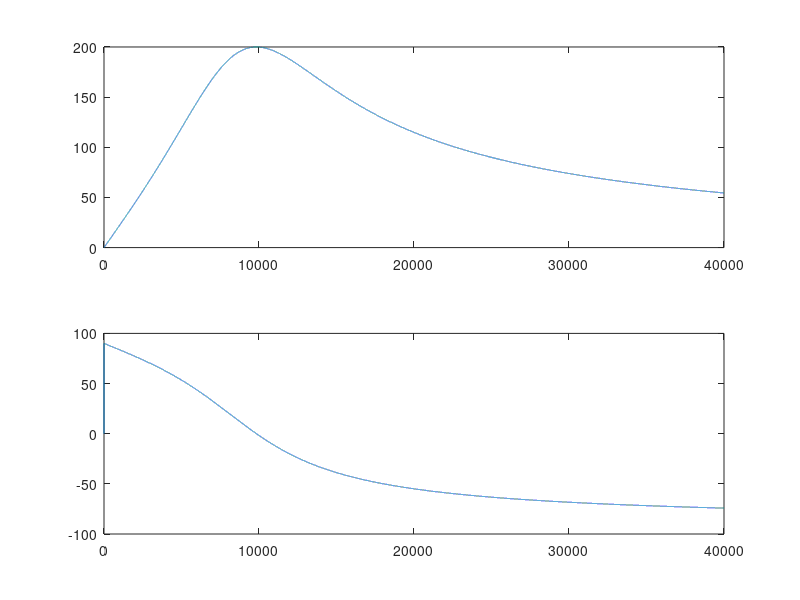

Write MATLAB code to recreate this figure.
a = 0.47*10^-6;
b = 1/200;
c = 1000/22;
x = [a,b,c];
y = [1,0];
w = 0:4*10^4;
h = freqs(y,x,w);
subplot(2,1,1);
plot(w,abs(h)); 
subplot(2,1,2);
plot(w,angle(h)/pi*180); 